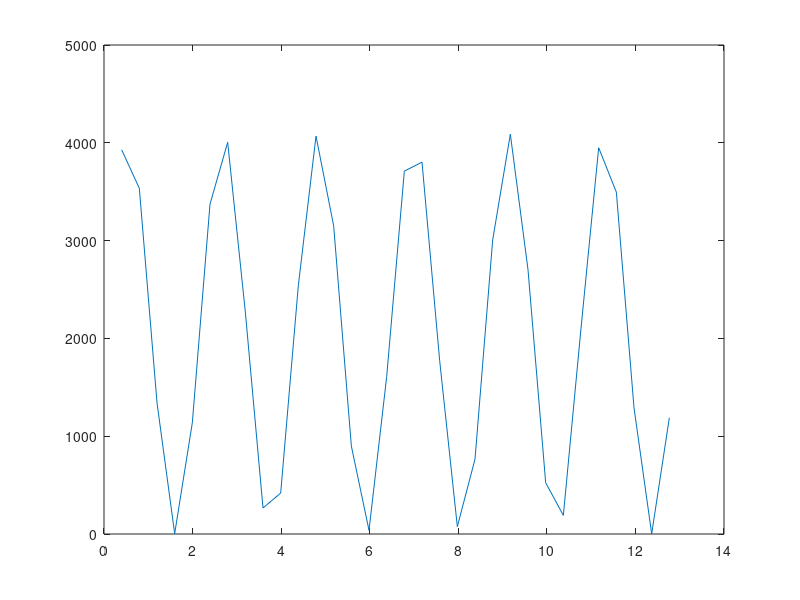

MATLAB code to generate this figure:
clc
clear all
close all

note = @(x, f) 2047 * sin(2 * pi * f .* x) + 2048;

freq = 523.25/4;
%freq = 659.1;
%freq = 783.99;
%freq = 932;
t = linspace(0, 8*pi, 64);
start = 2; 
fin = start + 31;
t_ = t(start:fin);

waveform = note(t_, freq);
hexForm = dec2hex(round(waveform));
size(hexForm)
str = '';
for ind = 1:32
    hexVal = '0x';
    hexVal = [hexVal, num2str(hexForm(ind, 1)), num2str(hexForm(ind, 2)), num2str(hexForm(ind, 3)), ','];
    str = strcat(str, hexVal);
end

plot(t_, waveform);

